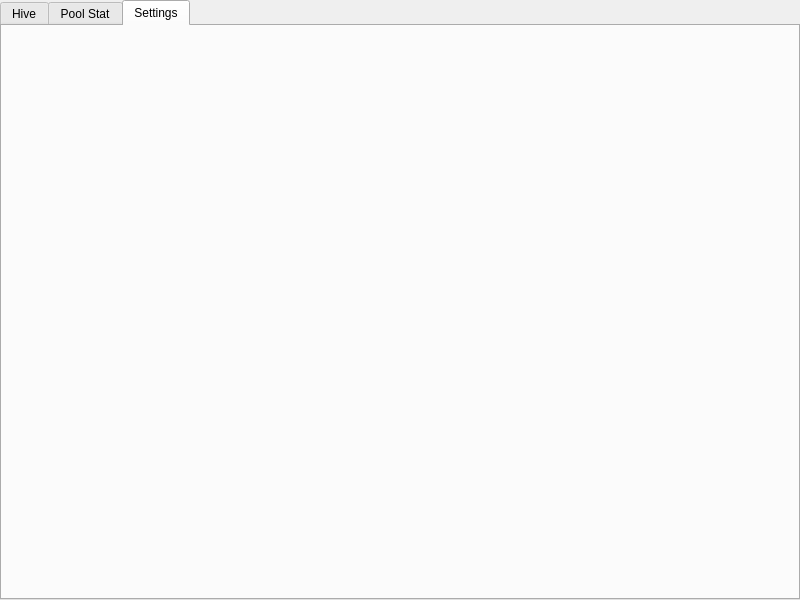
<?xml version="1.0" encoding="UTF-8"?>
<ui version="4.0">
 <class>Dashboard</class>
 <widget class="QMainWindow" name="Dashboard">
  <property name="geometry">
   <rect>
    <x>0</x>
    <y>0</y>
    <width>800</width>
    <height>600</height>
   </rect>
  </property>
  <property name="minimumSize">
   <size>
    <width>800</width>
    <height>600</height>
   </size>
  </property>
  <property name="maximumSize">
   <size>
    <width>800</width>
    <height>600</height>
   </size>
  </property>
  <property name="windowTitle">
   <string>Dashboard</string>
  </property>
  <widget class="QWidget" name="centralwidget">
   <widget class="QTabWidget" name="tabWidget">
    <property name="geometry">
     <rect>
      <x>0</x>
      <y>0</y>
      <width>800</width>
      <height>600</height>
     </rect>
    </property>
    <property name="styleSheet">
     <string notr="true">QTabWidget::tab-bar {
            alignment: center;
        }</string>
    </property>
    <property name="tabPosition">
     <enum>QTabWidget::North</enum>
    </property>
    <property name="tabShape">
     <enum>QTabWidget::Rounded</enum>
    </property>
    <property name="currentIndex">
     <number>2</number>
    </property>
    <property name="iconSize">
     <size>
      <width>16</width>
      <height>16</height>
     </size>
    </property>
    <property name="elideMode">
     <enum>Qt::ElideLeft</enum>
    </property>
    <property name="usesScrollButtons">
     <bool>true</bool>
    </property>
    <widget class="QWidget" name="hive_dash_tab">
     <property name="cursor">
      <cursorShape>ArrowCursor</cursorShape>
     </property>
     <property name="mouseTracking">
      <bool>false</bool>
     </property>
     <attribute name="title">
      <string>Hive</string>
     </attribute>
    </widget>
    <widget class="QWidget" name="pool_stat_tab">
     <attribute name="title">
      <string>Pool Stat</string>
     </attribute>
    </widget>
    <widget class="QWidget" name="settings_tab">
     <attribute name="title">
      <string>Settings</string>
     </attribute>
    </widget>
   </widget>
  </widget>
 </widget>
 <resources/>
 <connections/>
</ui>
